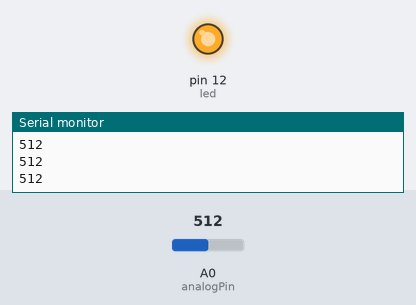
Simulated run of this sketch. Board: Arduino Uno, built with avr-gcc and run on an emulated ATmega328P. Shown: output pins drawn as LEDs (lit = HIGH), the last lines printed to the serial monitor. The test bench sets the inputs (shaded band); at power-on: A0 (analogPin) = 512.

Above: at 1.2 s.
1.3 s: A0 (analogPin) set to 312
2.8 s: A0 (analogPin) set to 282
At 3.6 s:
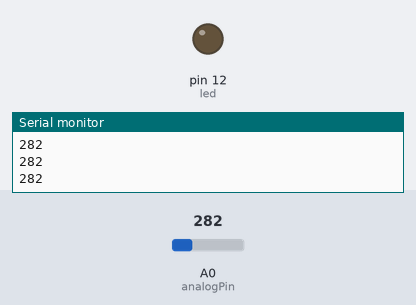
4.3 s: A0 (analogPin) set to 306
At 4.9 s:
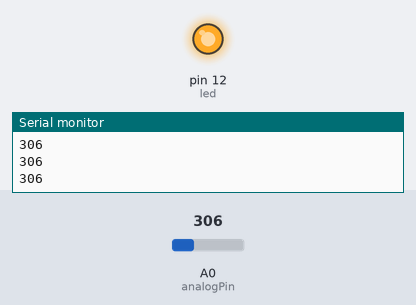
5.8 s: A0 (analogPin) set to 290
At 6.2 s:
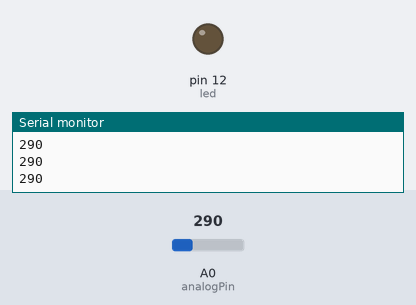
Timing chart, 0 to 8.3 s (numbered marks = the images above; inputs shaded):
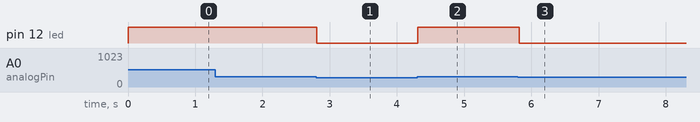

Measured:
- the behaviour switches between 301 and 300 on A0 (analogPin) (found by bisection; images 0 and 1)
- after the input at 2.8 s, pin 12 (led): HIGH → LOW at once
- after the input at 4.3 s, pin 12 (led): LOW → HIGH at once
- after the input at 5.8 s, pin 12 (led): HIGH → LOW at once

The sketch:

Water_level.ino
```cpp
int analogPin = A0;                           //水位传感器连接到模拟口 0
int led = 12;                                 //报警LED灯连接到数字口 12
int val = 0;                                  //定 义变量 val 初值为 0
int data = 0;                                 //定义变量 data 初值为 0
void setup()
{
pinMode(led, OUTPUT);                 //定义 led 为输出引脚
Serial.begin(9600);                       //设定波特率为 9600
}
void loop()
{
val = analogRead(analogPin);             //读取模拟值送给变量 val
if( val>300){                             //判断变量 val 是否大于 600
digitalWrite(led,HIGH);    //变量 val 大于 600 时，点亮报警LED灯
}
else{
digitalWrite(led,LOW);     //变量 val 小于 600 时，熄灭报警LED灯
}
data = val;                                 //变量 val 赋值给变 量 data
Serial.println(data);                         //串口打印变量 data
delay(100);
}
```
